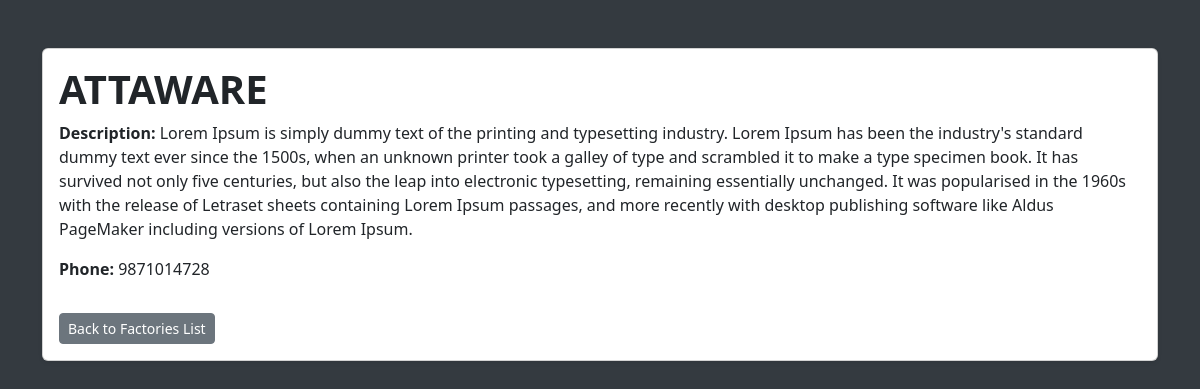
Screenshot of /factories/11/ with the database file from the repository.
### edible/models.py (models this page shows, shortened)
class CutleryFactory(models.Model):
    name = models.CharField(max_length=255)
    description = models.TextField(blank=True, default='')
    phone_number = models.IntegerField(null=True)
    class Meta:
        verbose_name = "Cutlery Factory"
        verbose_name_plural = "Cutlery Factories"

### edible/views.py (the view)
# urls.py: path('factories/<int:id>/', views.all_detail, name='all_detail'),
def all_detail(request, id):
    factory = CutleryFactory.objects.get(id=id)  # Fetch factory by ID
    template = loader.get_template('alldetail.html')
    context = {'factory': factory}
    return HttpResponse(template.render(context, request))

### edible/templates/alldetail.html (shortened to what this page needs)
{% extends "master.html" %}
{% block content %}
<div class="container-fluid text-white" style="background-color: #343a40; min-height: 100vh;">
    <div class="container py-5">
        <div class="card shadow-sm mb-4">
            <div class="card-body">
                <h1 class="card-title fw-bold">{{ factory.name }}</h1>
                <p class="card-text"><strong>Description:</strong> {{ factory.description }}</p>
                <p class="card-text"><strong>Phone:</strong> {{ factory.phone_number }}</p>
                <a href="/factories/" class="btn btn-secondary btn-sm mt-3">Back to Factories List</a>
            </div>
        </div>
    </div>
</div>
{% endblock %}

### rows the page displays
CutleryFactory: name "ATTAWARE", description "Lorem Ipsum is simply dummy text of the printing and typesetting industry. Lorem Ipsum has been the industry's standard dummy text ever since the 1500s, when an unknown printer took a galley of type and scrambled it to make a type specimen book. It has survived not only five centuries, but also the leap into electronic typesetting, remaining essentially unchanged. It was popularised in the 1960s with the release of Letraset sheets containing Lorem Ipsum passages, and more recently with desktop publishing software like Aldus PageMaker including versions of Lorem Ipsum.", phone_number "9871014728"
